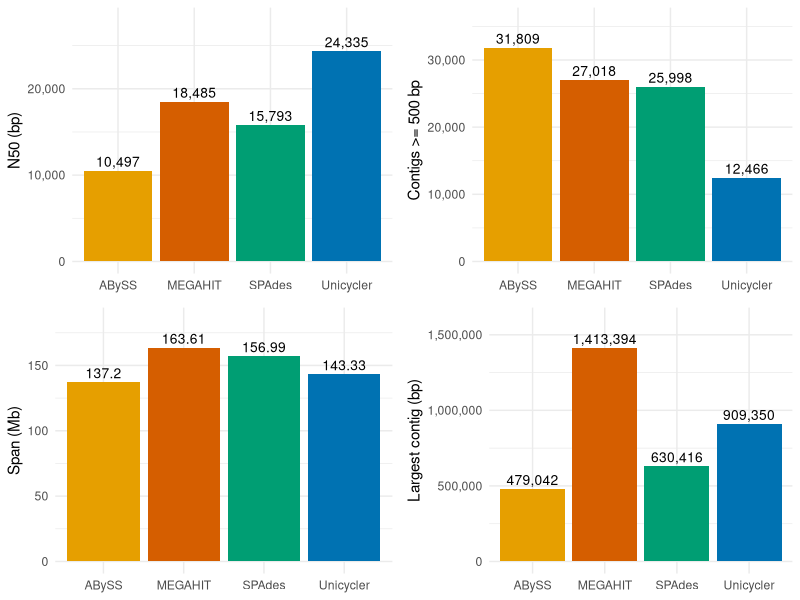
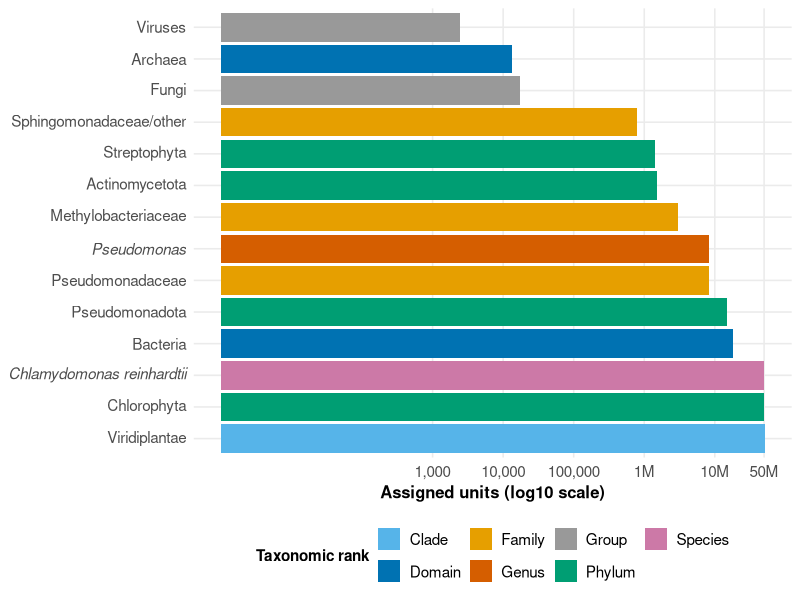
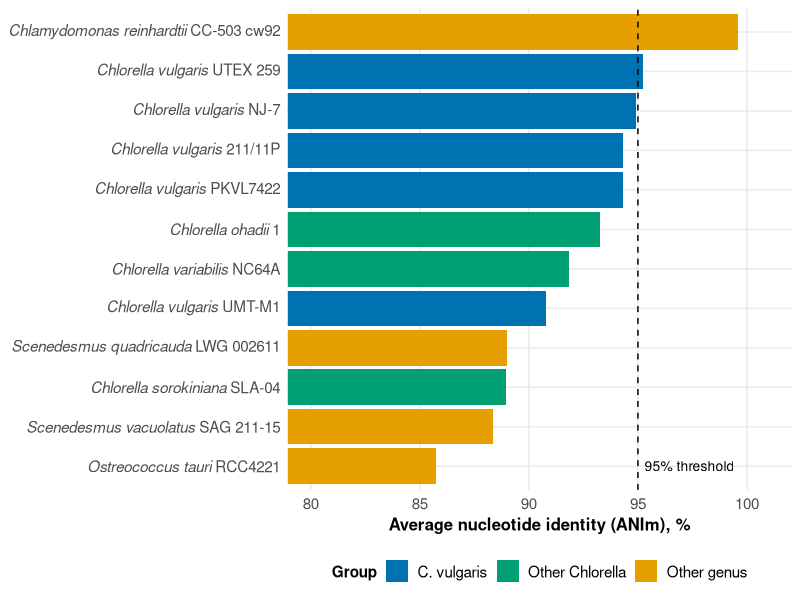
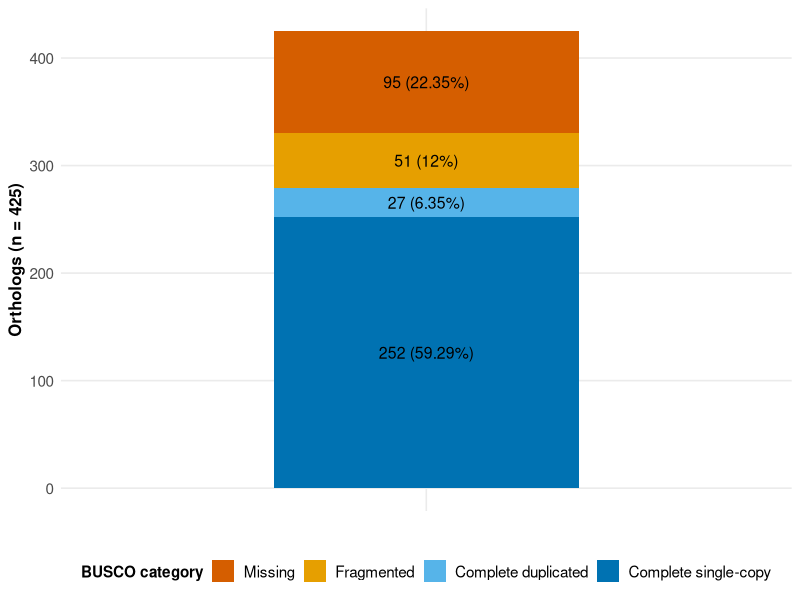
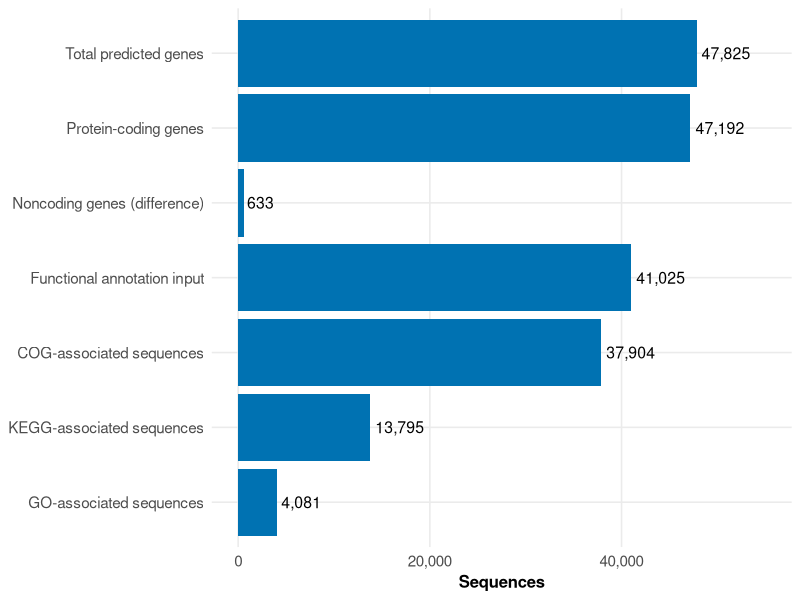
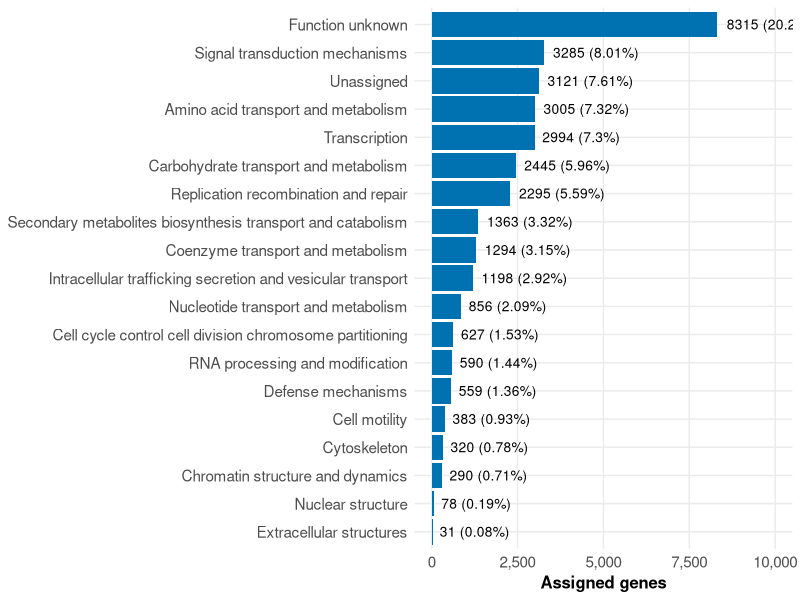

R code for these plots, in order:
# Dr. José Juan Torres Martínez
# R code to regenerate Figures 1, 2a, 3, 4, 5 and S0 of the manuscript
# "De novo assembly and functional annotation of sequences from a culture
# identified as Chlorella vulgaris: genetic potential relevant to wastewater
# bioremediation" (Journal of Genetic Engineering and Biotechnology).
# Data: the CSV files in this folder.

Sys.setlocale("LC_ALL", "C.UTF-8")

library(ggplot2)
library(dplyr)
library(readr)
library(scales)

# Carpeta del script: los CSV y las figuras viven junto a este archivo.
# Se detecta desde --file= cuando se corre con Rscript, o se usa el
# directorio de trabajo actual (correr el script desde su propia carpeta).
args <- commandArgs(trailingOnly = FALSE)
archivo <- grep("--file=", args, value = TRUE)
if (length(archivo) > 0) {
  carpeta <- dirname(sub("--file=", "", archivo[1]))
} else {
  carpeta <- getwd()
}
setwd(carpeta)

# Tema común: limpio, sin título dentro de la imagen, leyenda abajo,
# títulos de ejes en negrita.
tema_fig <- theme_minimal(base_size = 12) +
  theme(
    legend.position = "bottom",
    legend.title = element_text(face = "bold", size = 11),
    legend.text = element_text(size = 11),
    axis.title = element_text(face = "bold", size = 12),
    axis.text = element_text(size = 11),
    panel.grid.minor = element_blank()
  )

# Paleta compatible con visión de color deficiente (Okabe-Ito).
azul <- "#0072B2"

# Etiquetas de taxones: género y especie en itálica, rangos superiores
# en romana. Devuelve expresiones plotmath, una por etiqueta.
etiqueta_taxon <- function(x) {
  lapply(x, function(et) {
    partes <- strsplit(et, " ", fixed = TRUE)[[1]]
    es_especie <- length(partes) >= 2 &&
      grepl("^[A-Z][a-z]+$", partes[1]) && grepl("^[a-z]+$", partes[2])
    es_abrev <- length(partes) >= 2 &&
      grepl("^[A-Z]\\.$", partes[1]) && grepl("^[a-z]+$", partes[2])
    if (es_especie || es_abrev) {
      nombre <- paste(partes[1], partes[2])
      resto <- paste(partes[-(1:2)], collapse = " ")
      if (nzchar(resto)) {
        parse(text = paste0('italic("', nombre, '")~"', resto, '"'))[[1]]
      } else {
        parse(text = paste0('italic("', nombre, '")'))[[1]]
      }
    } else if (length(partes) == 1 && et %in% c("Pseudomonas")) {
      parse(text = paste0('italic("', et, '")'))[[1]]
    } else {
      parse(text = paste0('"', et, '"'))[[1]]
    }
  })
}

# ---------------------------------------------------------------------------
# Figura 1. Clasificación taxonómica Kraken2
# ---------------------------------------------------------------------------
# Los conteos son de rangos anidados: el gráfico usa escala logarítmica
# porque los valores abarcan de 2,430 a 50,671,528 unidades asignadas.
kraken <- read_csv("datos_kraken.csv", show_col_types = FALSE) %>%
  mutate(taxon = factor(taxon, levels = rev(taxon[order(conteo)])))

colores_rango <- c(
  "Domain" = "#0072B2", "Clade" = "#56B4E9", "Phylum" = "#009E73",
  "Family" = "#E69F00", "Genus" = "#D55E00", "Species" = "#CC79A7",
  "Group" = "#999999"
)

figura1 <- ggplot(kraken, aes(x = conteo, y = taxon, fill = rango)) +
  geom_col() +
  scale_x_log10(
    labels = c("1,000", "10,000", "100,000", "1M", "10M", "50M"),
    breaks = c(1e3, 1e4, 1e5, 1e6, 1e7, 5e7)
  ) +
  scale_y_discrete(labels = etiqueta_taxon) +
  scale_fill_manual(values = colores_rango) +
  labs(
    x = "Assigned units (log10 scale)",
    y = NULL,
    fill = "Taxonomic rank"
  ) +
  tema_fig

ggsave("figura1_kraken.png", figura1, width = 9, height = 6, dpi = 300, bg = "white")

# ---------------------------------------------------------------------------
# Figura 2. Identidad ANIm contra el panel de referencia
# ---------------------------------------------------------------------------
# UTEX 395 no tiene valor reportado y se excluye del gráfico; se señala en
# el pie. La línea en 95% marca el umbral de identidad habitualmente usado
# para delimitar especies bacterianas; aquí se muestra solo como referencia.
ani <- read_csv("datos_ani.csv", show_col_types = FALSE) %>%
  filter(estado == "resuelto") %>%
  mutate(referencia = factor(referencia, levels = referencia[order(ani)]))

colores_grupo <- c(
  "C. vulgaris" = "#0072B2",
  "Other Chlorella" = "#009E73",
  "Other genus" = "#E69F00"
)

figura2 <- ggplot(ani, aes(x = ani, y = referencia, fill = grupo)) +
  geom_col() +
  geom_vline(xintercept = 95, linetype = "dashed", color = "black") +
  annotate("text", x = 95.3, y = 1, label = "95% threshold", size = 3.5, hjust = 0) +
  coord_cartesian(xlim = c(80, 101)) +
  scale_x_continuous(breaks = seq(80, 100, 5)) +
  scale_y_discrete(labels = etiqueta_taxon) +
  scale_fill_manual(values = colores_grupo) +
  labs(
    x = "Average nucleotide identity (ANIm), %",
    y = NULL,
    fill = "Group"
  ) +
  tema_fig

ggsave("figura2_ani.png", figura2, width = 9, height = 6, dpi = 300, bg = "white")

# ---------------------------------------------------------------------------
# Figura 3. Evaluación BUSCO (chlorophyta_odb10, n = 425)
# ---------------------------------------------------------------------------
busco <- read_csv("datos_busco.csv", show_col_types = FALSE) %>%
  mutate(
    categoria = factor(
      categoria,
      levels = c("Missing", "Fragmented", "Complete duplicated", "Complete single-copy")
    )
  )

figura3 <- ggplot(busco, aes(x = "", y = conteo, fill = categoria)) +
  geom_col(width = 0.5) +
  geom_text(
    aes(label = paste0(conteo, " (", porcentaje, "%)")),
    position = position_stack(vjust = 0.5), size = 4
  ) +
  scale_fill_manual(values = c(
    "Complete single-copy" = "#0072B2",
    "Complete duplicated" = "#56B4E9",
    "Fragmented" = "#E69F00",
    "Missing" = "#D55E00"
  )) +
  labs(
    x = NULL, y = "Orthologs (n = 425)",
    fill = "BUSCO category"
  ) +
  tema_fig

ggsave("figura3_busco.png", figura3, width = 8, height = 6, dpi = 300, bg = "white")

# ---------------------------------------------------------------------------
# Figura 4. Anotación estructural y funcional
# ---------------------------------------------------------------------------
anotacion <- read_csv("datos_anotacion.csv", show_col_types = FALSE) %>%
  mutate(etapa = factor(etapa, levels = rev(etapa)))

figura4 <- ggplot(anotacion, aes(x = conteo, y = etapa)) +
  geom_col(fill = azul) +
  geom_text(aes(label = comma(conteo)), hjust = -0.1, size = 4) +
  scale_x_continuous(labels = comma, limits = c(0, 55000)) +
  labs(
    x = "Sequences",
    y = NULL
  ) +
  tema_fig

ggsave("figura4_anotacion.png", figura4, width = 9, height = 5, dpi = 300, bg = "white")

# ---------------------------------------------------------------------------
# Figura 5. Distribución COG
# ---------------------------------------------------------------------------
# Solo se grafican las categorías con conteo reportado. Las seis categorías
# con porcentaje pero sin conteo (O, P, C, J, I, M) no se inventan: se
# señalan en el pie y en la Tabla 4 del manuscrito.
cog <- read_csv("datos_cog.csv", show_col_types = FALSE) %>%
  filter(estado == "resuelto") %>%
  mutate(categoria = factor(categoria, levels = categoria[order(conteo)]))

figura5 <- ggplot(cog, aes(x = conteo, y = categoria)) +
  geom_col(fill = azul) +
  geom_text(aes(label = paste0(conteo, " (", porcentaje, "%)")), hjust = -0.1, size = 3.5) +
  scale_x_continuous(labels = comma, limits = c(0, 10000)) +
  labs(
    x = "Assigned genes",
    y = NULL
  ) +
  theme_minimal(base_size = 11) +
  theme(
    legend.position = "bottom",
    axis.title = element_text(face = "bold", size = 12),
    axis.text = element_text(size = 11),
    panel.grid.minor = element_blank()
  )

ggsave("figura5_cog.png", figura5, width = 10, height = 7, dpi = 300, bg = "white")

# ---------------------------------------------------------------------------
# Figura S0 (suplementaria). Comparación QUAST de los cuatro ensambladores
# ---------------------------------------------------------------------------
quast <- read_csv("datos_quast.csv", show_col_types = FALSE) %>%
  mutate(ensamblador = factor(
    ensamblador,
    levels = c("ABySS", "MEGAHIT", "SPAdes", "Unicycler")
  ))

colores <- c(
  "Unicycler" = "#0072B2", "ABySS" = "#E69F00",
  "MEGAHIT" = "#D55E00", "SPAdes" = "#009E73"
)

tema_panel <- theme_minimal(base_size = 11) +
  theme(legend.position = "none")

panel_n50 <- ggplot(quast, aes(x = ensamblador, y = n50, fill = ensamblador)) +
  geom_col() +
  geom_text(aes(label = comma(n50)), vjust = -0.4, size = 3.5) +
  scale_fill_manual(values = colores) +
  scale_y_continuous(labels = comma, limits = c(0, 28000)) +
  labs(x = NULL, y = "N50 (bp)") +
  tema_panel

panel_contigs <- ggplot(quast, aes(x = ensamblador, y = contigs_500, fill = ensamblador)) +
  geom_col() +
  geom_text(aes(label = comma(contigs_500)), vjust = -0.4, size = 3.5) +
  scale_fill_manual(values = colores) +
  scale_y_continuous(labels = comma, limits = c(0, 36000)) +
  labs(x = NULL, y = "Contigs >= 500 bp") +
  tema_panel

panel_span <- ggplot(quast, aes(x = ensamblador, y = span_500 / 1e6, fill = ensamblador)) +
  geom_col() +
  geom_text(aes(label = round(span_500 / 1e6, 2)), vjust = -0.4, size = 3.5) +
  scale_fill_manual(values = colores) +
  scale_y_continuous(limits = c(0, 185)) +
  labs(x = NULL, y = "Span (Mb)") +
  tema_panel

panel_mayor <- ggplot(quast, aes(x = ensamblador, y = contig_mayor, fill = ensamblador)) +
  geom_col() +
  geom_text(aes(label = comma(contig_mayor)), vjust = -0.4, size = 3.5) +
  scale_fill_manual(values = colores) +
  scale_y_continuous(labels = comma, limits = c(0, 1600000)) +
  labs(x = NULL, y = "Largest contig (bp)") +
  tema_panel

figura_s0 <- gridExtra::grid.arrange(
  panel_n50, panel_contigs, panel_span, panel_mayor,
  ncol = 2
)
ggsave("figuraS0_quast.png", figura_s0, width = 10, height = 8, dpi = 300, bg = "white")

# ---------------------------------------------------------------------------
# Resumen en consola
# ---------------------------------------------------------------------------
cat("Figuras generadas:\n")
cat("  figura1_kraken.png\n")
cat("  figura2_ani.png\n")
cat("  figura3_busco.png\n")
cat("  figura4_anotacion.png\n")
cat("  figura5_cog.png\n")
cat("  figuraS0_quast.png\n")
cat("Todas en PNG, 300 dpi.\n")
